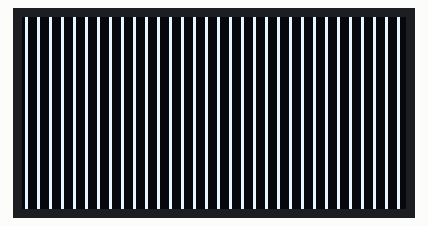
This program was run on a simulated ESP32. Parts: 128×64 one-colour display.

Above: at 0.18 s.
At 1.12 s:
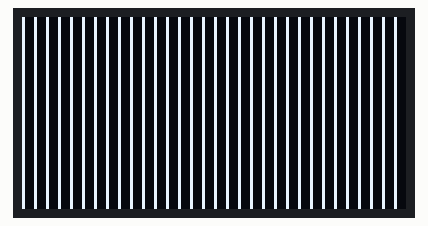

The program:

main.cpp
```cpp
#include <Arduino.h>

/**
 * The MIT License (MIT)
 *
 * Copyright (c) 2018 by ThingPulse, Daniel Eichhorn
 * Copyright (c) 2018 by Fabrice Weinberg
 *
 * Permission is hereby granted, free of charge, to any person obtaining a copy
 * of this software and associated documentation files (the "Software"), to deal
 * in the Software without restriction, including without limitation the rights
 * to use, copy, modify, merge, publish, distribute, sublicense, and/or sell
 * copies of the Software, and to permit persons to whom the Software is
 * furnished to do so, subject to the following conditions:
 *
 * The above copyright notice and this permission notice shall be included in all
 * copies or substantial portions of the Software.
 *
 * THE SOFTWARE IS PROVIDED "AS IS", WITHOUT WARRANTY OF ANY KIND, EXPRESS OR
 * IMPLIED, INCLUDING BUT NOT LIMITED TO THE WARRANTIES OF MERCHANTABILITY,
 * FITNESS FOR A PARTICULAR PURPOSE AND NONINFRINGEMENT. IN NO EVENT SHALL THE
 * AUTHORS OR COPYRIGHT HOLDERS BE LIABLE FOR ANY CLAIM, DAMAGES OR OTHER
 * LIABILITY, WHETHER IN AN ACTION OF CONTRACT, TORT OR OTHERWISE, ARISING FROM,
 * OUT OF OR IN CONNECTION WITH THE SOFTWARE OR THE USE OR OTHER DEALINGS IN THE
 * SOFTWARE.
 *
 * ThingPulse invests considerable time and money to develop these open source libraries.
 * Please support us by buying our products (and not the clones) from
 * https://thingpulse.com
 *
 */

// Include the correct display library

// For a connection via I2C using the Arduino Wire include:
#include <Wire.h>        // Only needed for Arduino 1.6.5 and earlier
#include "SSD1306Wire.h" // legacy: #include "SSD1306.h"
// OR #include "SH1106Wire.h"   // legacy: #include "SH1106.h"

// For a connection via I2C using brzo_i2c (must be installed) include:
// #include <brzo_i2c.h>        // Only needed for Arduino 1.6.5 and earlier
// #include "SSD1306Brzo.h"
// OR #include "SH1106Brzo.h"

// For a connection via SPI include:
// #include <SPI.h>             // Only needed for Arduino 1.6.5 and earlier
// #include "SSD1306Spi.h"
// OR #include "SH1106SPi.h"

// Initialize the OLED display using Arduino Wire:
SSD1306Wire display(0x3c, SDA, SCL); // ADDRESS, SDA, SCL  -  SDA and SCL usually populate automatically based on your board's pins_arduino.h
// SSD1306Wire display(0x3c, D3, D5);  // ADDRESS, SDA, SCL  -  If not, they can be specified manually.
// SSD1306Wire display(0x3c, SDA, SCL, GEOMETRY_128_32);  // ADDRESS, SDA, SCL, OLEDDISPLAY_GEOMETRY  -  Extra param required for 128x32 displays.
// SH1106 display(0x3c, SDA, SCL);     // ADDRESS, SDA, SCL

// Initialize the OLED display using brzo_i2c:
// SSD1306Brzo display(0x3c, D3, D5);  // ADDRESS, SDA, SCL
// or
// SH1106Brzo display(0x3c, D3, D5);   // ADDRESS, SDA, SCL

// Initialize the OLED display using SPI:
// D5 -> CLK
// D7 -> MOSI (DOUT)
// D0 -> RES
// D2 -> DC
// D8 -> CS
// SSD1306Spi display(D0, D2, D8);  // RES, DC, CS
// or
// SH1106Spi display(D0, D2);       // RES, DC

#define DEMO_DURATION 3000
typedef void (*Demo)(void);

int demoMode = 0;
int counter = 1;

void setup()
{
  Serial.begin(115200);
  Serial.println();
  Serial.println();

  // Initialising the UI will init the display too.
  display.init();

  display.flipScreenVertically();
  display.setFont(ArialMT_Plain_10);
}

void drawRectDemo()
{
  // Draw a pixel at given position
  for (int i = 0; i < 10; i++)
  {
    display.setPixel(i, i);
    display.setPixel(10 - i, i);
  }
  display.drawRect(12, 12, 20, 20);

  // Fill the rectangle
  display.fillRect(14, 14, 17, 17);

  // Draw a line horizontally
  display.drawHorizontalLine(0, 40, 20);

  // Draw a line horizontally
  display.drawVerticalLine(40, 0, 20);
}

void loop()
{
  display.clear();
  for (int i = 0; i < 32; i++)
  {
    display.drawVerticalLine(((counter + (i * 4)) % 128), 0, 64);
  }
  display.display();

  counter++;
  delay(10);
}
```
